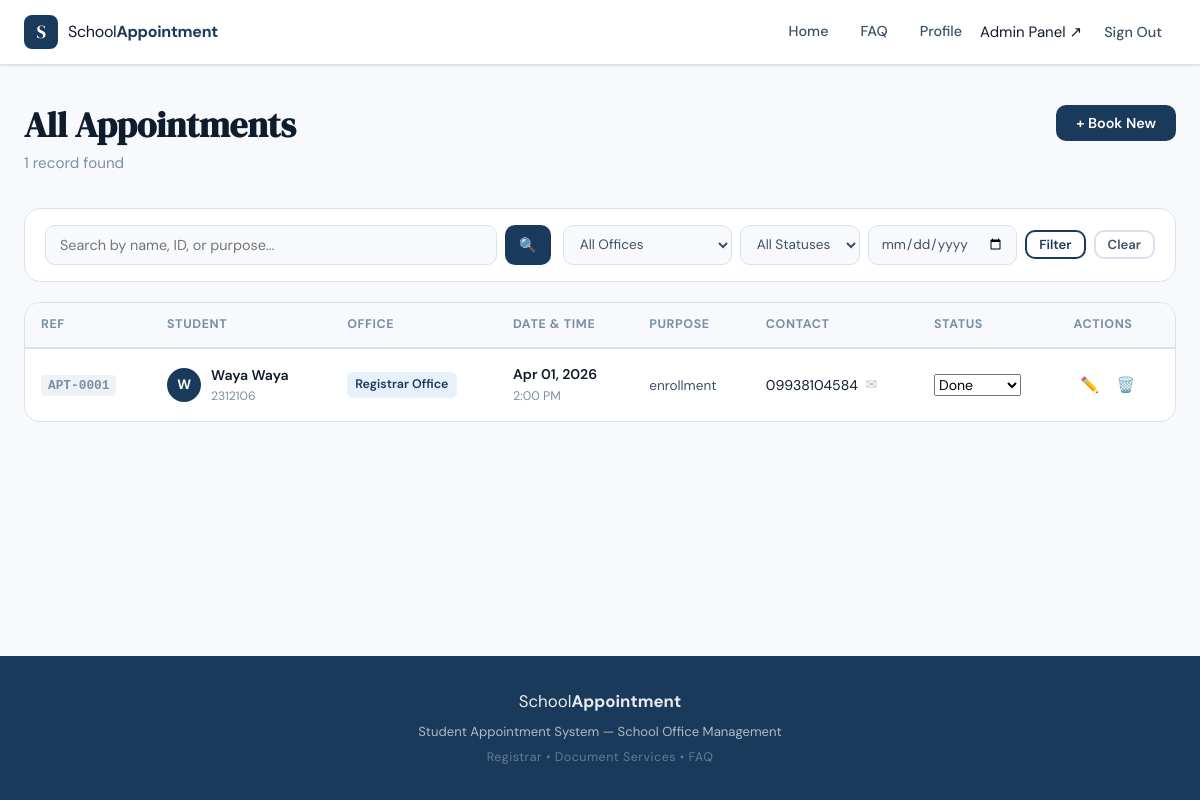
/appointments/ (signed in), run on the app's committed database.
### appointments/models.py (models this page shows, shortened)
class Appointment(models.Model):
    STATUS_CHOICES = [
        ('pending', 'Pending'),
        ('approved', 'Approved'),
        ('done', 'Done'),
        ('cancelled', 'Cancelled'),
    ]
    PURPOSE_CHOICES = [
        ('tor_request', 'Transcript of Records (TOR) Request'),
        ('document_request', 'Document Request'),
        ('certification', 'Certification / Certificate of Enrollment'),
        ('good_moral', 'Good Moral Certificate'),
        ('diploma_request', 'Diploma / Graduation Documents'),
        ('grade_inquiry', 'Grade / Academic Inquiry'),
        ('other', 'Other Concern'),
    ]
    OFFICE_CHOICES = [
        ('registrar', 'Registrar Office'),
        ('document', 'Document Services'),
    ]
    student_name = models.CharField(max_length=150, verbose_name="Full Name")
    student_id = models.CharField(
        max_length=50, blank=True, null=True,
        verbose_name="Student ID / Reference No."
    )
    email = models.EmailField(verbose_name="Email Address")
    contact = models.CharField(max_length=20, verbose_name="Contact Number")
    office = models.CharField(
        max_length=50, choices=OFFICE_CHOICES,
        default='registrar', verbose_name="School Office"
    )
    date = models.DateField(verbose_name="Appointment Date")
    time = models.TimeField(verbose_name="Appointment Time")
    purpose = models.CharField(
        max_length=50, choices=PURPOSE_CHOICES,
        verbose_name="Purpose / Concern"
    )
    notes = models.TextField(
        blank=True, null=True,
        verbose_name="Additional Notes"
    )
    status = models.CharField(
        max_length=20, choices=STATUS_CHOICES,
        default='pending', verbose_name="Status"
    )
    created_at = models.DateTimeField(auto_now_add=True)
    updated_at = models.DateTimeField(auto_now=True)
    class Meta:
        ordering = ['-date', '-time']
        verbose_name = "Appointment"
        verbose_name_plural = "Appointments"
    def get_status_badge_class(self):
        classes = {
            'pending': 'badge-pending',
            'approved': 'badge-approved',
            'done': 'badge-done',
            'cancelled': 'badge-cancelled',
        }
        return classes.get(self.status, 'badge-pending')

### appointments/views.py (the view, shortened to what this page needs)
# urls.py: path('appointments/', views.appointments_list, name='appointments_list'),
@login_required
def appointments_list(request):
    role = _get_role(request.user)
    search_form = AppointmentSearchForm(request.GET or None)
    if role in ('staff', 'admin'):
        appointments = Appointment.objects.all()
    else:
        appointments = Appointment.objects.filter(email=request.user.email)
    context = {
        'appointments': appointments,
        'search_form': search_form,
        'total_shown': appointments.count(),
        'is_staff_or_admin': _is_staff_or_admin(request.user),
        'is_admin': _is_admin(request.user),
        'role': role,
    }
    return render(request, 'appointments/appointments_list.html', context)

### appointments/forms.py
class AppointmentSearchForm(forms.Form):
    search = forms.CharField(
        required=False,
        widget=forms.TextInput(attrs={
            'class': 'search-input',
            'placeholder': 'Search by name, ID, or purpose...',
        })
    )
    office = forms.ChoiceField(
        required=False,
        choices=[('', 'All Offices')] + Appointment.OFFICE_CHOICES,
        widget=forms.Select(attrs={'class': 'filter-select'})
    )
    status = forms.ChoiceField(
        required=False,
        choices=[('', 'All Statuses')] + Appointment.STATUS_CHOICES,
        widget=forms.Select(attrs={'class': 'filter-select'})
    )
    date_filter = forms.DateField(
        required=False,
        widget=forms.DateInput(attrs={
            'class': 'filter-select',
            'type': 'date',
        })
    )

### appointments/views.py (called while the page is built)
def _get_role(user):
    try:
        return user.profile.role
    except Exception:
        return 'student'

def _is_staff_or_admin(user):
    return _get_role(user) in ('staff', 'admin')

def _is_admin(user):
    return _get_role(user) == 'admin'

### appointments/templates/appointments/appointments_list.html (shortened to what this page needs)
{% extends "appointments/base.html" %}
{% block content %}
<div class="page-container">
  <div class="page-header list-header">
    <div class="page-title-group">
      <h1 class="page-title">
        {% if is_staff_or_admin %}All Appointments{% else %}My Appointments{% endif %}
      </h1>
      <p class="page-subtitle">{{ total_shown }} record{{ total_shown|pluralize }} found</p>
    </div>
    <a href="{% url 'book_appointment' %}" class="btn btn-primary">+ Book New</a>
  </div>
  <form method="get" class="search-filter-bar">
    <div class="search-wrap">
      {{ search_form.search }}
      <button type="submit" class="search-btn">🔍</button>
    </div>
    <div class="filter-group">
      {{ search_form.office }}
      {% if is_staff_or_admin %}{{ search_form.status }}{% endif %}
      {{ search_form.date_filter }}
      <button type="submit" class="btn btn-sm btn-outline">Filter</button>
      <a href="{% url 'appointments_list' %}" class="btn btn-sm btn-ghost">Clear</a>
    </div>
  </form>
  {% if appointments %}
  <div class="table-wrapper">
    <table class="appt-table">
      <thead>
        <tr>
          <th>Ref</th>
          <th>Student</th>
          <th>Office</th>
          <th>Date & Time</th>
          <th>Purpose</th>
          <th>Contact</th>
          <th>Status</th>
          <th>Actions</th>
        </tr>
      </thead>
      <tbody>
        {% for appt in appointments %}
        <tr class="appt-row">
          <td><span class="appt-ref">APT-{{ appt.id|stringformat:"04d" }}</span></td>
          <td>
            <div class="student-cell">
              <div class="student-avatar">{{ appt.student_name|first|upper }}</div>
              <div>
                <span class="student-name">{{ appt.student_name }}</span>
                {% if appt.student_id %}<span class="student-id">{{ appt.student_id }}</span>{% endif %}
              </div>
            </div>
          </td>
          <td><span class="office-tag">{{ appt.get_office_display }}</span></td>
          <td>
            <div class="datetime-cell">
              <span class="appt-date">{{ appt.date|date:"M d, Y" }}</span>
              <span class="appt-time">{{ appt.time|time:"g:i A" }}</span>
            </div>
          </td>
          <td><span class="purpose-text">{{ appt.get_purpose_display }}</span></td>
          <td>
            <div class="contact-cell">
              <span>{{ appt.contact }}</span>
              <a href="mailto:{{ appt.email }}" class="email-link" title="{{ appt.email }}">✉</a>
            </div>
          </td>
          <td>
            {% if is_staff_or_admin %}
            <form method="post" action="{% url 'update_status' appt.pk %}">
              <div class="inline-status-wrap">
                <select name="status" class="status-select status-{{ appt.status }}" onchange="this.form.submit()">
                  <option value="done"      {% if appt.status == 'done' %}selected{% endif %}>Done</option>
                </select>
              </div>
            </form>
            {% else %}
            <span class="badge {{ appt.get_status_badge_class }}">{{ appt.get_status_display }}</span>
            {% endif %}
          </td>
          <td>
            <div class="action-buttons">
              {% if is_staff_or_admin %}
                <a href="{% url 'edit_appointment' appt.pk %}" class="btn-icon btn-edit" title="Edit">✏️</a>
                <a href="{% url 'delete_appointment' appt.pk %}" class="btn-icon btn-delete" title="Delete">🗑️</a>
              {% elif appt.email == request.user.email and appt.status == 'pending' %}
                <a href="{% url 'edit_appointment' appt.pk %}" class="btn-icon btn-edit" title="Edit">✏️</a>
                <a href="{% url 'delete_appointment' appt.pk %}" class="btn-icon btn-delete" title="Cancel">🗑️</a>
              {% else %}
                <span class="action-locked" title="Cannot modify">🔒</span>
              {% endif %}
            </div>
          </td>
        </tr>
        {% endfor %}
      </tbody>
    </table>
  </div>
  {% endif %}
</div>
{% endblock %}

### appointments/templates/appointments/base.html (shortened to what this page needs)
<!DOCTYPE html>
<html lang="en">
  <head>
    {% load static %}
    {% load static %}
    <link rel="stylesheet" href="{% static 'css/style.css' %}" />
  </head>
  <body>
    <header class="nav-header">
      <div class="nav-inner">
        <a href="{% url 'home' %}" class="nav-logo">
          <span class="logo-mark">S</span>
          <span class="logo-text">School<strong>Appointment</strong></span>
        </a>
        <nav class="nav-links">
        <a href="{% url 'home' %}" class="nav-link {% if request.resolver_match.url_name == 'home' %}active{% endif %}">Home</a>
          <a href="{% url 'faq' %}" class="nav-link {% if request.resolver_match.url_name == 'faq' %}active{% endif %}">FAQ</a>
          {% if user.is_authenticated %}
            <div class="nav-links" id="userDropdown">
              <a href="{% url 'profile' %}" class="nav-link {% if request.resolver_match.url_name == 'profile' %}active{% endif %}">Profile</a>
              {% if user.is_superuser or user.is_staff %}
                <a href="/admin/" class="nav-dropdown-item" target="_blank">Admin Panel ↗</a>
              {% endif %}
              <form method="post" action="{% url 'logout' %}">
                <button type="submit" class="nav-link {% if request.resolver_match.url_name == 'logout' %}active{% endif %}">Sign Out</button>
              </form>
            </div>
          {% else %}
            <a href="{% url 'login' %}" class="nav-link">Sign In</a>
            <a href="{% url 'register' %}" class="nav-link">Register</a>
            {% comment %} <a href="{% url 'admin:index' %}" class="btn btn-primary" style="padding:7px 16px;font-size:.85rem">Admin</a> {% endcomment %}
          {% endif %}
        </nav>
      </div>
    </header>
    <main class="main-content">
      {% block content %}
      {% endblock %}
    </main>
    <footer class="site-footer">
      <div class="footer-inner">
        <p class="footer-brand">
          School<strong>Appointment</strong>
        </p>
        <p class="footer-copy">Student Appointment System &mdash; School Office Management</p>
        <p class="footer-offices">Registrar &bull; Document Services &bull; <a href="{% url 'faq' %}">FAQ</a></p>
      </div>
    </footer>
  </body>
</html>

### data on the page
Appointment: id "0001", student_name|first "W", student_name "Waya Waya", student_id "2312106", office "Registrar Office", date "Apr 01, 2026", time "2:00 PM", purpose "enrollment", contact "09938104584", status "Done"

### other printed values
{{ total_shown }} "1"
